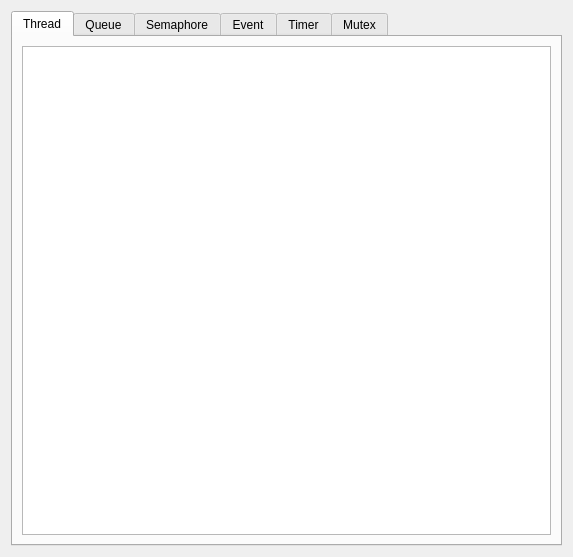
<?xml version="1.0" encoding="UTF-8"?>
<ui version="4.0">
 <class>DebuggerViewDialog</class>
 <widget class="QDialog" name="DebuggerViewDialog">
  <property name="geometry">
   <rect>
    <x>0</x>
    <y>0</y>
    <width>573</width>
    <height>557</height>
   </rect>
  </property>
  <property name="windowTitle">
   <string>CMSIS_RTOS_Task_Manager</string>
  </property>
  <layout class="QVBoxLayout" name="verticalLayout">
   <item>
    <widget class="QTabWidget" name="tabWidget">
     <property name="currentIndex">
      <number>0</number>
     </property>
     <widget class="QWidget" name="tab">
      <attribute name="title">
       <string>Thread</string>
      </attribute>
      <layout class="QVBoxLayout" name="verticalLayout_2">
       <item>
        <widget class="QTableWidget" name="threadTableWidget"/>
       </item>
      </layout>
     </widget>
     <widget class="QWidget" name="tab_2">
      <attribute name="title">
       <string>Queue</string>
      </attribute>
     </widget>
     <widget class="QWidget" name="tab_3">
      <attribute name="title">
       <string>Semaphore</string>
      </attribute>
     </widget>
     <widget class="QWidget" name="tab_4">
      <attribute name="title">
       <string>Event</string>
      </attribute>
     </widget>
     <widget class="QWidget" name="tab_5">
      <attribute name="title">
       <string>Timer</string>
      </attribute>
     </widget>
     <widget class="QWidget" name="tab_6">
      <attribute name="title">
       <string>Mutex</string>
      </attribute>
     </widget>
    </widget>
   </item>
  </layout>
 </widget>
 <resources/>
 <connections/>
</ui>
